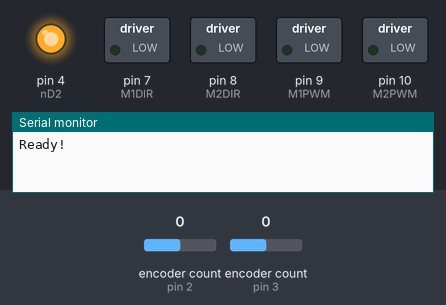
Recording of a sketch running on a simulated Arduino Uno, built with avr-gcc and run on an emulated ATmega328P. Shown: switched loads named in the sketch (green lamp = pin HIGH), output pins drawn as LEDs (lit = HIGH), the last lines printed to the serial monitor. The inputs (shaded band) are chosen by the test bench; at power-on: encoder count (sensors on pin 2, pin 3) 0.

Above: at 0.1 s.
At 1.1 s:
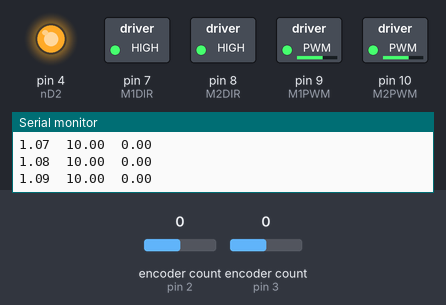
At 3.1 s:
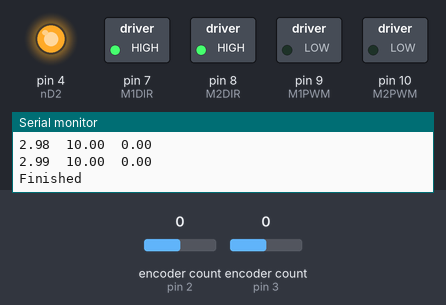
Timing chart, 0 to 4.6 s (numbered marks = the images above):
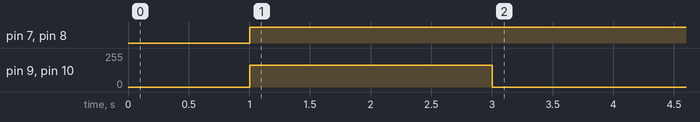

The sketch:

id_experiment_instVelocity.ino
```cpp
/*
  Purpose: Run an experiment to determine the transfer function for the translational velocity of the system.
  Authors: Ben Sprik and Blake Billharz
  Sources: N/A
  Set up:
    Connect the motor driver shield to the arduino and connect power from the battery via the voltage regulator.

    Left motor:
      encoderPwr -> 3v3
      encoderGnd -> GND
      encoderA -> 2
      encoderB -> 5
      direction -> 7
      pwm -> 9
    Right motor:
      encoderPwr -> 3v3
      encoderGnd -> GND
      encoderA -> 3
      encoderB -> 6
      direction -> 8
      pwm -> 10
    I2C:
      SCL -> A5
      SDA -> A4
      GND -> GND
*/

#include <Arduino.h>
#include <Encoder.h>


// pinout to connect motor driver and motor
#define ENC1_A 2
#define ENC2_A 3
#define nD2    4
#define ENC1_B 5
#define ENC2_B 6
#define M1DIR  7
#define M2DIR  8
#define M1PWM  9
#define M2PWM  10

// constants
const double pi = 3.141592;
const double MAX_VOLTAGE = 7.8;
const int ENC_CNT_PER_REV = 3200;
const double WHEEL_RADIUS_M = 0.074;
const double DISTANCE_BETWEEN_WHEELS_M = 0.27;
unsigned long desired_Ts_ms = 10; // desired sample time in milliseconds


// Globals
unsigned long start_time_ms;
unsigned long last_time_ms;   // time for calculating time steps
float current_time;
unsigned int PWM;             // value 0-255 to set duty cycle. 0: low, 255: high
volatile double target_pos_rad[2] = {0};
double out_voltage[2] = {0};
double rotational_velocity[2] = {0};
double prev_pos_rad[2] = {0,0};
double new_pos_rad[2] = {0,0};


// class for holding motor pins
struct MotorPins {
  int pwm;
  int dir;
};

// motor variables
Encoder encoders[2] = {Encoder(ENC1_A, ENC1_B), Encoder(ENC2_A, ENC2_B)};
MotorPins motor_pins[2];


double Va1 = 5;
double Va2 = 5;
double Va;
double inst_fwd_vel_MpS = 0;

// Va = Va1 + Va2 = 1 (testing)  testing forward velocity
// deltaVa = Va1 - Va2 = 0 (not test)

void setup() {
  out_voltage[0] = Va1;
  out_voltage[1] = Va2;
  // setup motors
  motor_pins[0].pwm = M1PWM;
  motor_pins[0].dir = M1DIR;
  motor_pins[1].pwm = M2PWM;
  motor_pins[1].dir = M2DIR;

  pinMode(nD2, OUTPUT);
  pinMode(M1DIR, OUTPUT);
  pinMode(M1PWM, OUTPUT);
  pinMode(M2DIR, OUTPUT);
  pinMode(M2PWM, OUTPUT);

  digitalWrite(nD2, HIGH);    // enable motor driver outputs

  Serial.begin(115200);
  Serial.println("Ready!");
  last_time_ms = millis(); // set up sample time variable
  start_time_ms = last_time_ms;
}

int finished = false;

void loop() {

  // Variables for calculating position
  int i;
  unsigned int PWM;
  double pos_rad[2] = {0,0};
  double w_motor_RadpS[2] = {0,0};

   // // print out timestamp in seconds
  current_time = (float)(last_time_ms-start_time_ms)/1000;

  if ((current_time >= 1) && (current_time <= 3 )) {
    // loop through to control both motors
    for (i=0; i<2; i++) {

      // drive motors direction
      if (out_voltage[i]>0) {
        digitalWrite(motor_pins[i].dir, HIGH);
      }
      else {
        digitalWrite(motor_pins[i].dir, LOW);
      }

      // drive motors speed
      PWM = 255*abs(out_voltage[i])/MAX_VOLTAGE;
      analogWrite(motor_pins[i].pwm, min(PWM,255));


      new_pos_rad[i] = countsToRads(encoders[i].read());

      w_motor_RadpS[i] = (new_pos_rad[i] - prev_pos_rad[i]) / ((float)desired_Ts_ms/1000);

      prev_pos_rad[i] = new_pos_rad[i];

    }


    Va = Va1 + Va2;

    inst_fwd_vel_MpS = (WHEEL_RADIUS_M * (w_motor_RadpS[0] + w_motor_RadpS[1]) / 2);

    Serial.print(current_time);
    Serial.print("\t");
    Serial.print(Va);
    Serial.print("\t");
    Serial.println(inst_fwd_vel_MpS);
  }
  else {
    for (i=0; i<2; i++) {
      analogWrite(motor_pins[i].pwm, 0);
    }
  }


  if (current_time > 3 && !finished) {
    Serial.println("Finished");
    finished = true;
  }

  while (millis()<last_time_ms + desired_Ts_ms) {
  //wait until desired time passes to go top of the loop
  }
  last_time_ms = millis();
}


// function to convert cnts to rads
double countsToRads(long enc_counts) {
  return 2*pi * (double) enc_counts/ ENC_CNT_PER_REV;
}
```

Measured:
- by itself, pin 7 (M1DIR), pin 8 (M2DIR): LOW → HIGH at 1.0 s
- by itself, pin 9 (M1PWM), pin 10 (M2PWM): 0/255 → 163/255 at 1.0 s, → 0/255 2.0 s later
